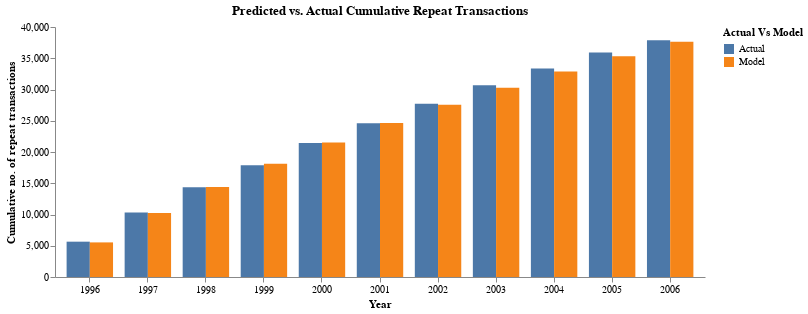

Source (notebook cell):
### Code cell
(
    alt.Chart(cum_repeat).mark_bar().encode(
        x=alt.X('Year', axis=alt.Axis(labelAngle=0)),
        y=alt.Y('Repeat Trans', title='Cumulative no. of repeat transactions'),
        color='Actual Vs Model',
        xOffset='Actual Vs Model'
    ).properties(
            width=650,
            height=250,
            title='Predicted vs. Actual Cumulative Repeat Transactions'
    ).configure_view(stroke=None).configure_axisY(grid=False).configure_axisX(grid=False)  
)

### Figure 1 — Vega-Lite specification as saved in the notebook (floating-point values rounded to 4 significant figures)
{"$schema": "https://vega.github.io/schema/vega-lite/v5.20.1.json", "config": {"axisX": {"grid": false}, "axisY": {"grid": false}, "view": {"continuousHeight": 300, "continuousWidth": 300, "stroke": null}}, "data": {"name": "data-e72d163db56a537ebb7e68e622e62c12"}, "datasets": {"data-e72d163db56a537ebb7e68e622e62c12": [{"Actual Vs Model": "Actual", "Repeat Trans": 5652, "Year": "1996"}, {"Actual Vs Model": "Actual", "Repeat Trans": 10326, "Year": "1997"}, {"Actual Vs Model": "Actual", "Repeat Trans": 14345, "Year": "1998"}, {"Actual Vs Model": "Actual", "Repeat Trans": 17897, "Year": "1999"}, {"Actual Vs Model": "Actual", "Repeat Trans": 21452, "Year": "2000"}, {"Actual Vs Model": "Actual", "Repeat Trans": 24615, "Year": "2001"}, {"Actual Vs Model": "Actual", "Repeat Trans": 27725, "Year": "2002"}, {"Actual Vs Model": "Actual", "Repeat Trans": 30663, "Year": "2003"}, {"Actual Vs Model": "Actual", "Repeat Trans": 33366, "Year": "2004"}, {"Actual Vs Model": "Actual", "Repeat Trans": 35939, "Year": "2005"}, {"Actual Vs Model": "Actual", "Repeat Trans": 37875, "Year": "2006"}, {"Actual Vs Model": "Model", "Repeat Trans": 5536.0, "Year": "1996"}, {"Actual Vs Model": "Model", "Repeat Trans": 10250.0, "Year": "1997"}, {"Actual Vs Model": "Model", "Repeat Trans": 14400.0, "Year": "1998"}, {"Actual Vs Model": "Model", "Repeat Trans": 18130.0, "Year": "1999"}, {"Actual Vs Model": "Model", "Repeat Trans": 21520.0, "Year": "2000"}, {"Actual Vs Model": "Model", "Repeat Trans": 24650.0, "Year": "2001"}, {"Actual Vs Model": "Model", "Repeat Trans": 27570.0, "Year": "2002"}, {"Actual Vs Model": "Model", "Repeat Trans": 30300.0, "Year": "2003"}, {"Actual Vs Model": "Model", "Repeat Trans": 32870.0, "Year": "2004"}, {"Actual Vs Model": "Model", "Repeat Trans": 35310.0, "Year": "2005"}, {"Actual Vs Model": "Model", "Repeat Trans": 37630.0, "Year": "2006"}]}, "encoding": {"color": {"field": "Actual Vs Model", "type": "nominal"}, "x": {"axis": {"labelAngle": 0}, "field": "Year", "type": "nominal"}, "xOffset": {"field": "Actual Vs Model", "type": "nominal"}, "y": {"field": "Repeat Trans", "title": "Cumulative no. of repeat transactions", "type": "quantitative"}}, "height": 250, "mark": {"type": "bar"}, "title": "Predicted vs. Actual Cumulative Repeat Transactions", "width": 650}
